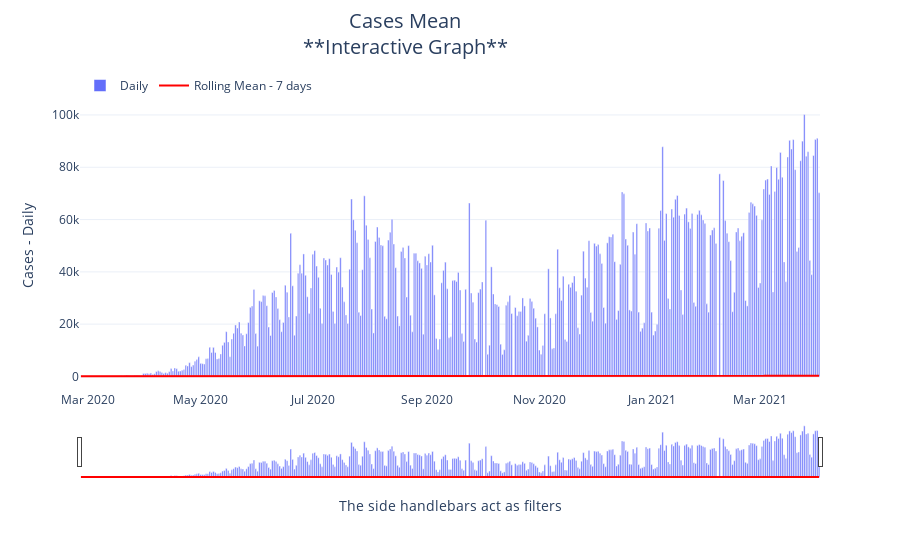

The notebook cell saved with this chart:
### Code cell
plotagem_media_movel(to_plot, 
                     'date', 
                     'new_cases', 
                     'new_cases_per_million_rollmean7',	
                     'Cases Mean')

### Figure 1 — Plotly figure (JSON) as saved in the notebook; plotly's stock layout.template omitted (floating-point values rounded to 4 significant figures; data arrays with more than 128 entries replaced by an {"elided": "..."} marker saying what was removed)
{"data": [{"name": "Daily", "type": "bar", "x": {"elided": "402 str values"}, "y": {"elided": "402 int values"}}, {"marker": {"color": "Red", "line": {"color": "Red", "width": 20}, "size": 120}, "mode": "lines", "name": "Rolling Mean - 7 days", "type": "scatter", "x": {"elided": "402 str values"}, "y": {"elided": "402 float values"}}], "layout": {"hovermode": "closest", "legend": {"orientation": "h", "x": 0, "y": 1}, "title": {"font": {"size": 20}, "text": "Cases Mean<br>**Interactive Graph**", "x": 0.45, "xanchor": "center", "y": 0.95, "yanchor": "top"}, "xaxis": {"rangeslider": {"visible": true}, "showgrid": false, "title": {"text": "The side handlebars act as filters"}, "type": "date"}, "yaxis": {"title": {"text": "Cases - Daily "}}}}
